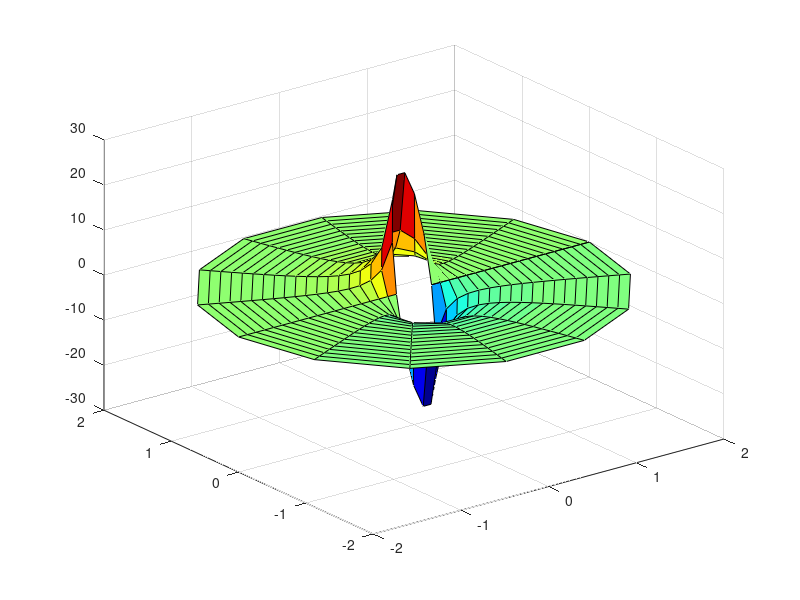

Recreate this plot in MATLAB. (Note: this script raises an error after producing the figure.)
clear
rm = 2; % 定义环形电流的外半径rm为2
r = 0.2:0.1:rm; % 创建一个从0.2到2的半径数组r，间隔为0.1
th = linspace(0, 2*pi, 15); % 生成极角数组th
[TH, R] = meshgrid(th, r); % 生成二维网格TH 和R
[X, Y] = pol2cart(TH, R); % 将极坐标转换为笛卡尔坐标
B = Y ./ R.^3; % 计算磁场强度B

figure
surf(X, Y, B) % 绘制磁场分布图
colormap('jet'); % 设置颜色映射
alpha(0.9); % 设置透明度
clear all; close all; clc;

% ====== 设置“磁偶极子”的两个磁荷 ======
a = [-0.5, 0, 0; 0.5, 0, 0]; % 模拟磁偶极子，两个“磁荷”
Q = [1, -1]; % +1为北极，-1为南极

a1 = input('磁场线角度间隔（如15）：'); % 极角间隔（越小越密）

% ====== 网格边界设置 ======
xmin = min(a(:,1))-4; xmax = max(a(:,1))+4;
ymin = min(a(:,2))-4; ymax = max(a(:,2))+4;
zmin = min(a(:,3))-4; zmax = max(a(:,3))+4;

% ====== 构建三维网格 ======
x = linspace(xmin, xmax, 20);
y = linspace(ymin, ymax, 20);
z = linspace(zmin, zmax, 20);
[X, Y, Z] = meshgrid(x, y, z);

% ====== 计算磁势和磁场分量（类比电势）=====
g = size(a,1); % 虚拟磁荷数
U = zeros(size(X));

for i = 1:g
Rx = X - a(i,1);
Ry = Y - a(i,2);
Rz = Z - a(i,3);
R = sqrt(Rx.^2 + Ry.^2 + Rz.^2);
R(R == 0) = eps; % 避免除以0
U = U + Q(i) ./ R;
end

% ====== 计算磁场矢量（梯度的负值）=====
[Hx, Hy, Hz] = gradient(-U, x(2)-x(1), y(2)-y(1), z(2)-z(1));
% ====== 绘图开始 ======
figure;
hold on;

% ====== 绘制两个“磁荷”球体 ======
for i = 1:g
[sx, sy, sz] = sphere(20);
if Q(i) > 0
% 北极（红）
surf(sx*0.2 + a(i,1), sy*0.2 + a(i,2), sz*0.2 + a(i,3), ...
'FaceColor', 'r', 'EdgeColor', 'none', 'FaceLighting','gouraud');
else
% 南极（蓝）
surf(sx*0.2 + a(i,1), sy*0.2 + a(i,2), sz*0.2 + a(i,3), ...
'FaceColor', 'b', 'EdgeColor', 'none', 'FaceLighting','gouraud');
end
end

% ====== 绘制磁场线 ======
r0 = 0.4; % 起点球壳半径
phi = (a1:a1:360-a1) * pi/180;
theta = (a1:a1:180-a1) * pi/180;

for i = 1:g
factor = sign(Q(i)); % 场线方向
for t = theta
x0 = r0 * cos(phi) * sin(t) + a(i,1);
y0 = r0 * sin(phi) * sin(t) + a(i,2);
z0 = r0 * cos(t) * ones(size(phi)) + a(i,3);
h = streamline(X, Y, Z, factor*Hx, factor*Hy, factor*Hz, x0, y0, z0);
set(h, 'Color', [0.5 0 1], 'LineWidth', 1.2); % 亮紫色
end
end

% ====== 图形美化 ======
axis equal;
grid on;
xlabel('x'); ylabel('y'); zlabel('z');
title('磁偶极子三维磁场线（双磁荷模型）');
view(3);
camlight headlight;
lighting gouraud;
